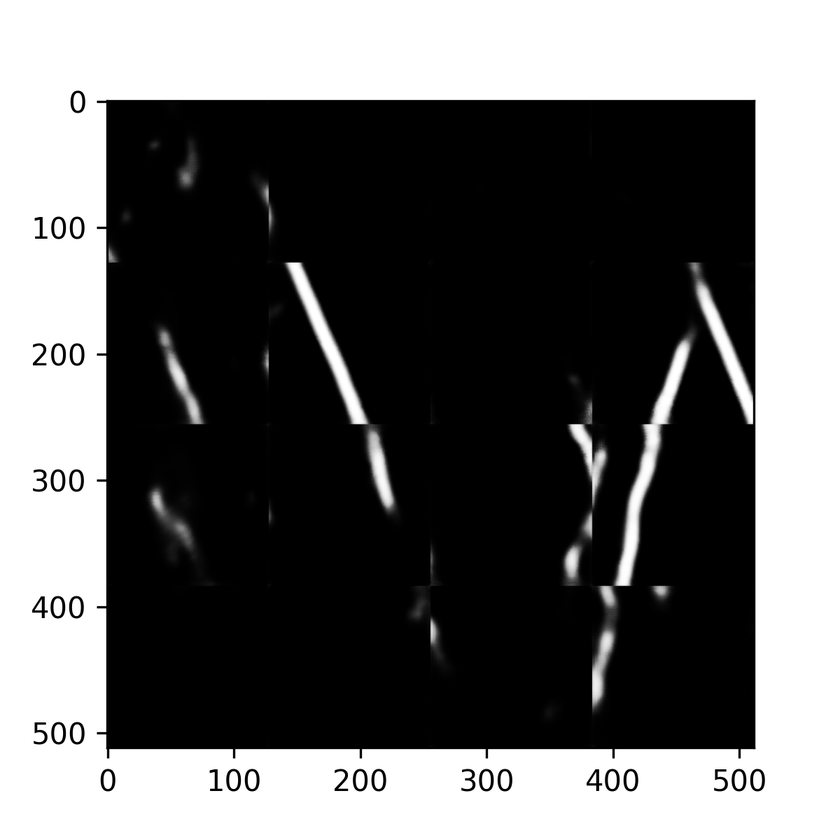
#> input picture 10epochs.png, 840 x 840 px, shrunk from 1200 x 1200 before the run
$ jupyter execute post_processing.ipynb
#> lines starting #> are read from the running program, lines starting #| are printed output that depends on the picture; after the words box and inside, x2 and y2 are one past the last pixel; in counts of white or black regions, pixels touching at a corner belong together
[cell 1]
import cv2
img = cv2.imread("10epochs.png",0)
#> img is the input picture: shape (840, 840); min 0, max 255, mean 105.8

#Create default Fast Line Detector (FSD)
fld = cv2.ximgproc.createFastLineDetector(distance_threshold = 4 )

#Detect lines in the image
lines = fld.detect(img)
#> lines = 209 rows, first 6: [70.1, 110.7, 72.74, 88.73], [80.79, 88.44, 85.18, 110.4], [73.93, 92.95, 73.13, 109], [79.13, 110.6, 82.37, 94.27], [96.84, 100.7, 106.9, 99.45], [108, 98.97, 755, 99.07]

#Draw detected lines in the image
drawn_img = fld.drawSegments(img,lines)
#Show image
cv2.imshow("FLD", drawn_img)
cv2.waitKey(0)

[cell 2]
import cv2
import numpy as np

# read image
img = cv2.imread('10epochs.png')

# median blur
median = cv2.medianBlur(img, 5)

# threshold on black
lower = (0,0,0)
upper = (15,15,15)
thresh = cv2.inRange(median, lower, upper)
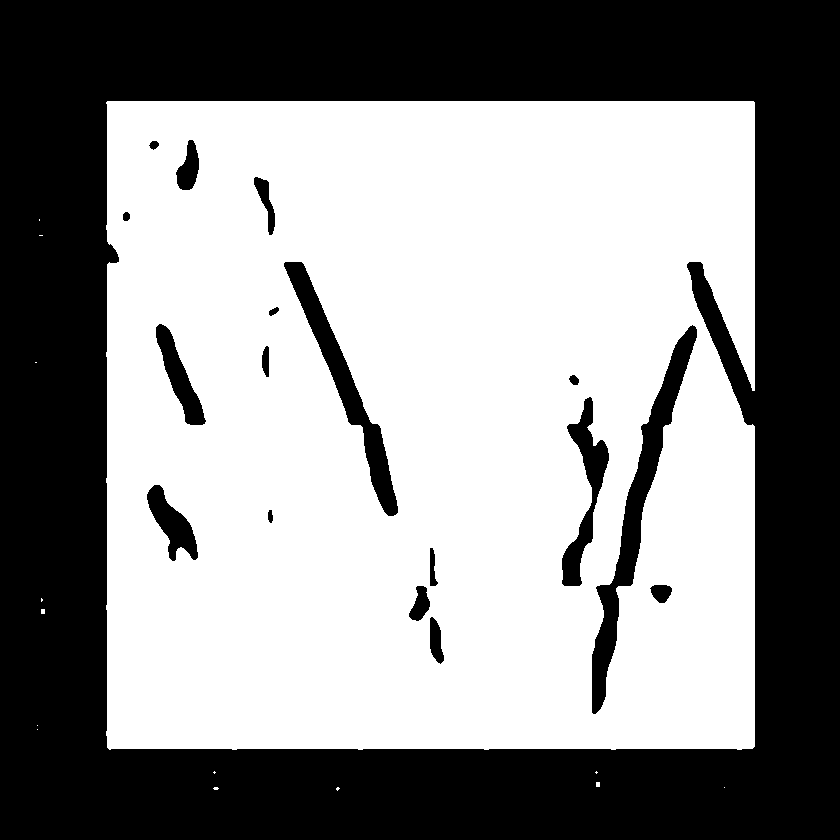
#> thresh: shape (840, 840); 56% white; 18 black regions, largest, box (x1, y1, x2, y2) and area: (0, 0, 840, 840) 288682, (592, 325, 697, 714) 7096, (284, 262, 398, 516) 4985

# apply morphology open and close
kernel = cv2.getStructuringElement(cv2.MORPH_RECT, (3,3))
morph = cv2.morphologyEx(thresh, cv2.MORPH_OPEN, kernel)
#> morph: shape (840, 840); 56% white; 18 black regions, largest, box (x1, y1, x2, y2) and area: (0, 0, 840, 840) 288728, (592, 325, 697, 714) 7096, (284, 262, 398, 516) 4985
kernel = cv2.getStructuringElement(cv2.MORPH_RECT, (29,29))
morph = cv2.morphologyEx(morph, cv2.MORPH_CLOSE, kernel)
#> morph: shape (840, 840); 59.5% white; 1 black region

# filter contours on area
contours = cv2.findContours(morph, cv2.RETR_EXTERNAL, cv2.CHAIN_APPROX_SIMPLE)
#> contours = 4 contours, 3 with area under 20; largest, box (x1, y1, x2, y2) and area: (106, 101, 755, 750) 418279
contours = contours[0] if len(contours) == 2 else contours[1]
result = img.copy()
for c in contours:
    area = cv2.contourArea(c)
    if area > 1000:
            cv2.drawContours(result, [c], -1, (0, 0, 255), 2)
#> this loop made 4 passes
#> area on pass 4: 418279
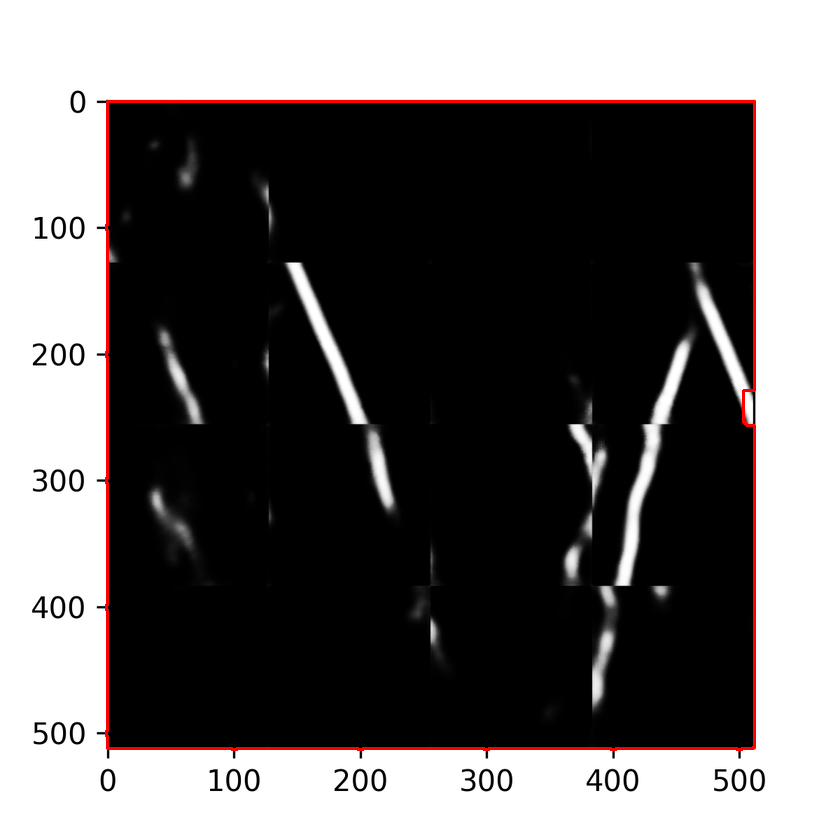
#> result: shape (840, 840, 3); 1.11% of pixels changed, all inside (x1, y1, x2, y2) = (105, 100, 756, 751)

# save result
cv2.imwrite("black_lines_threshold.jpg", thresh)
cv2.imwrite("black_lines_morphology.jpg", morph)
cv2.imwrite("black_lines_result.jpg", result)

# view result
cv2.imshow("threshold", thresh)
cv2.imshow("morphology", morph)
cv2.imshow("result", result)
cv2.waitKey(0)
cv2.destroyAllWindows()

[cell 3]
result.shape

[cell 4]
result[0].shape

[cell 5]
import cv2
import numpy as np
img = cv2.imread('10epochs.png')
gray = cv2.cvtColor(img,cv2.COLOR_BGR2GRAY)

kernel_size = 5
blur_gray = cv2.GaussianBlur(gray,(kernel_size, kernel_size),0)

low_threshold = 50
high_threshold = 150
edges = cv2.Canny(blur_gray, low_threshold, high_threshold)
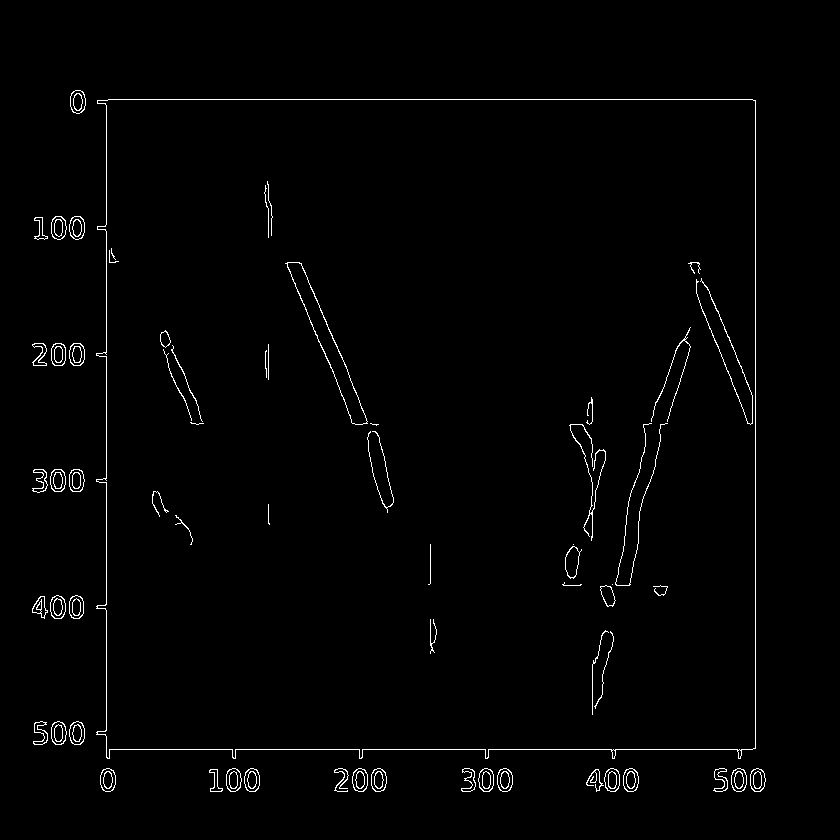
#> edges: shape (840, 840); 1.3% white in thin lines or dots, all inside (x1, y1, x2, y2) = (32, 90, 766, 792)

rho = 1  # distance resolution in pixels of the Hough grid
theta = np.pi / 180  # angular resolution in radians of the Hough grid
threshold = 15  # minimum number of votes (intersections in Hough grid cell)
min_line_length = 50  # minimum number of pixels making up a line
max_line_gap = 20  # maximum gap in pixels between connectable line segments
line_image = np.copy(img) * 0  # creating a blank to draw lines on
#> line_image: shape (840, 840, 3); every value is 0

# Run Hough on edge detected image
# Output "lines" is an array containing endpoints of detected line segments
lines = cv2.HoughLinesP(edges, rho, theta, threshold, np.array([]),
                    min_line_length, max_line_gap)
#> lines = 44 rows, first 6: [755, 791, 755, 100], [108, 99, 752, 99], [106, 791, 106, 100], [109, 749, 752, 749], [301, 263, 372, 431], [714, 775, 764, 774]

for line in lines:
    for x1,y1,x2,y2 in line:
        cv2.line(line_image,(x1,y1),(x2,y2),(255,0,0),5)
#> this loop made 44 passes
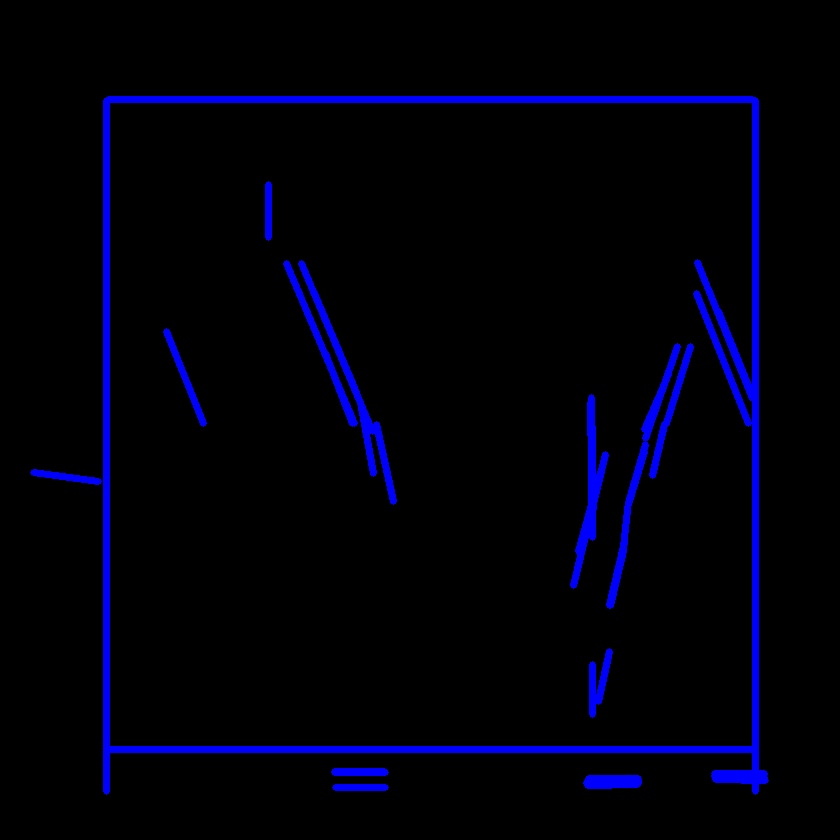
#> line_image: shape (840, 840, 3); mean B, G, R 12.3, 0, 0


print("line_edges")
# Draw the lines on the  image
lines_edges = cv2.addWeighted(img, 0.8, line_image, 1, 0)
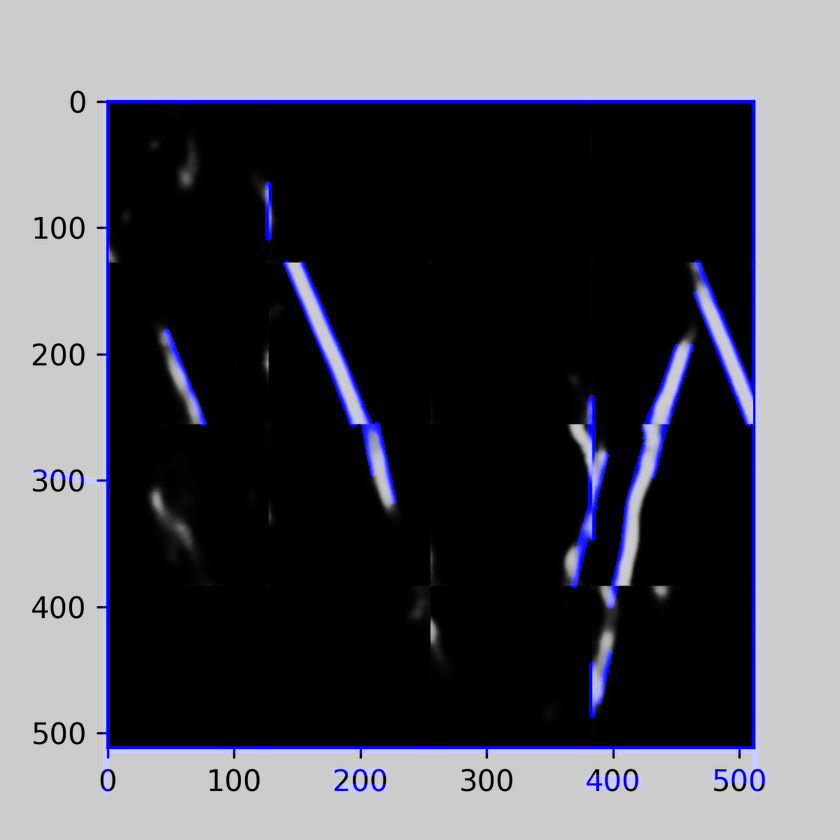
#> lines_edges: shape (840, 840, 3); mean B, G, R 92, 84.6, 84.6

[cell 6]
lines_edges.shape

[cell 7]
cv2.imshow('thres',lines_edges)
cv2.waitKey(0)
cv2.destroyAllWindows()

[cell 8]
def line_len(x1,y1,x2,y2):
    return np.sqrt((x2-x1)*(x2-x1)+(y2-y1)*(y2-y1))

def cal_slope(x1,y1,x2,y2):
    return (y2-y1)/(x2-x1)

def cal_angle_lines(m1,m2):
    return np.arctan((m2-m1)/(1+m1*m2))

# [4 lines left out: function connect, not called in this run]

[cell 9]
lines.shape

[cell 10]
lines
#> Out has the same summary as lines

$ run again, with 110_epochs_smooth.png copied over 10epochs.png
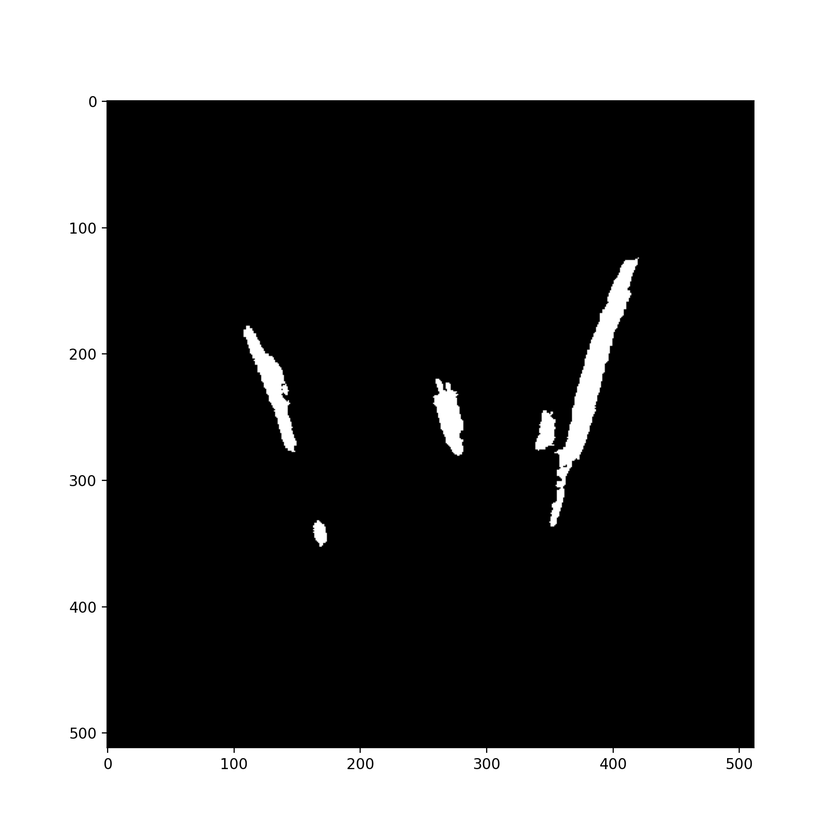
#> input picture 110_epochs_smooth.png, 840 x 840 px, shrunk from 1600 x 1600 before the run
#> img is the input picture: shape (840, 840); min 0, max 255, mean 106
#> `lines = fld.detect(img)`: lines = 79 rows, first 6: [88.97, 106.8, 89.85, 94.91], [94.98, 94.94, 95.77, 106.9], [101, 100, 754, 100], [106, 226, 106, 101], [754, 101, 754, 747], [78.83, 233, 78.83, 222]
#> thresh: shape (840, 840); 58% white; 6 black regions, box (x1, y1, x2, y2) and area: (0, 0, 840, 840) 286999, (550, 258, 638, 527) 5053, (243, 325, 297, 453) 2171, (433, 378, 464, 456) 1472, (535, 410, 556, 451) 609, (312, 520, 327, 547) 278
#> `contours = cv2.findContours(morph, cv2.RETR_EXTERNAL, cv2.CHAIN_APPROX..`: contours = 1 contour; box (x1, y1, x2, y2) and area: (107, 101, 754, 748) 417311
#> `contours = contours[0] if len(contours) == 2 else contours[1]`: contours = 1 item
#> the loop `for c in contours:` made 1 pass
#> area on pass 1: 417311
#> edges: shape (840, 840); 0.82% white in thin lines or dots, all inside (x1, y1, x2, y2) = (69, 95, 755, 770)
#> `lines = cv2.HoughLinesP(edges, rho, theta, threshold, np.array([]), mi..`: lines = 18 rows, first 6: [754, 747, 754, 100], [106, 748, 752, 748], [106, 769, 106, 100], [88, 100, 753, 100], [571, 414, 586, 353], [583, 448, 616, 327]
#> the loop `for line in lines:` made 18 passes
#> after the loop `for line in lines:`:
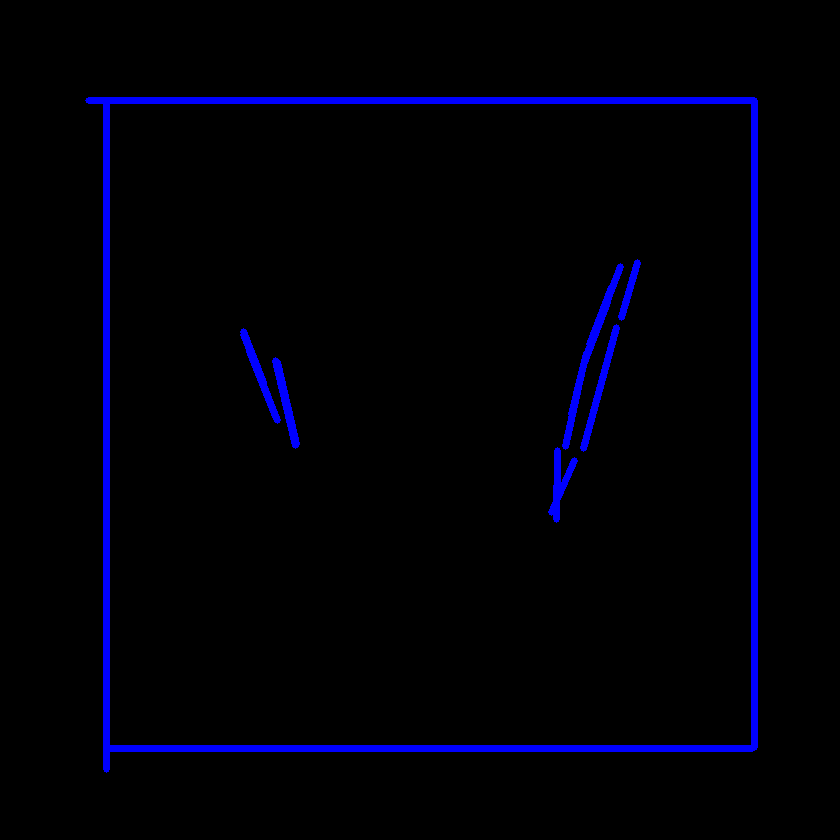
#> line_image: shape (840, 840, 3); mean B, G, R 8.5, 0, 0
#> `lines_edges = cv2.addWeighted(img, 0.8, line_image, 1, 0)`:
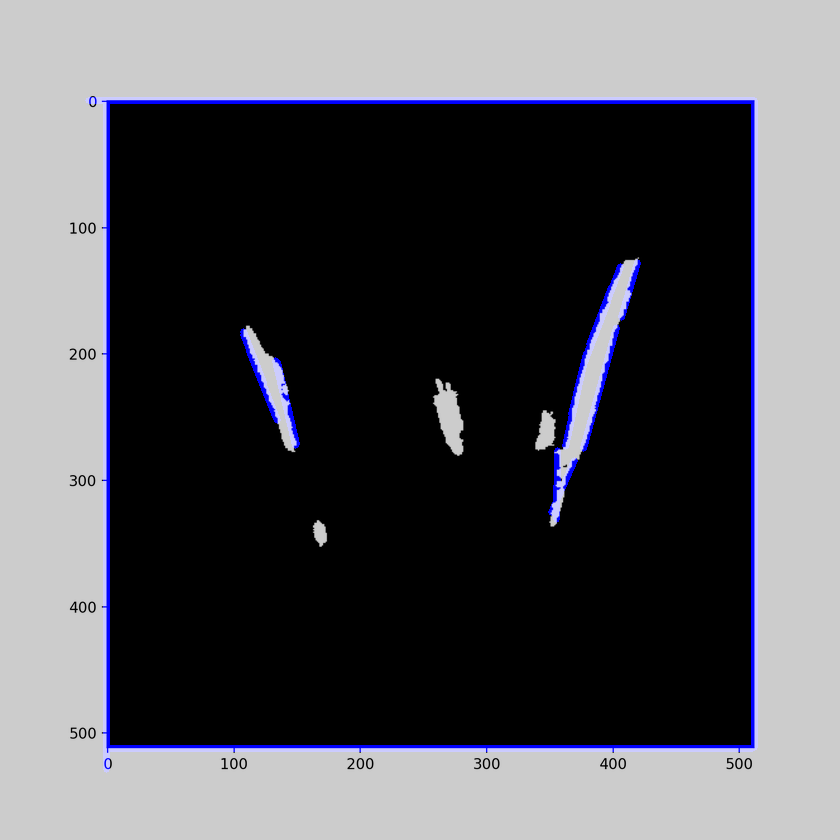
#> lines_edges: shape (840, 840, 3); mean B, G, R 89.8, 84.8, 84.8
#> `lines`: Out has the same summary as lines
